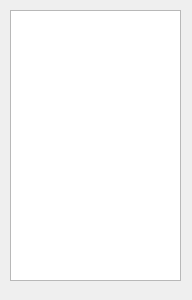
<?xml version="1.0" encoding="UTF-8"?>
<ui version="4.0">
 <class>showcolortable</class>
 <widget class="QDialog" name="showcolortable">
  <property name="geometry">
   <rect>
    <x>0</x>
    <y>0</y>
    <width>192</width>
    <height>300</height>
   </rect>
  </property>
  <property name="windowTitle">
   <string> 调色板信息</string>
  </property>
  <widget class="QTextEdit" name="textEdit">
   <property name="geometry">
    <rect>
     <x>10</x>
     <y>10</y>
     <width>171</width>
     <height>271</height>
    </rect>
   </property>
  </widget>
 </widget>
 <resources/>
 <connections/>
</ui>
